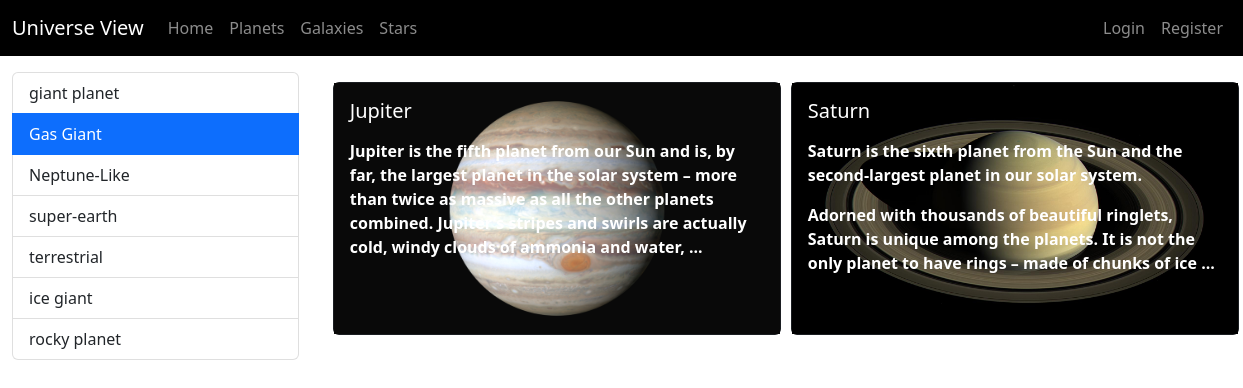
/category/gas-giant, run on the app's committed database.
### blog/models.py (models this page shows, shortened)
class Category(models.Model):
    name = models.CharField(max_length=50)
    slug = models.SlugField(null= False,blank = True,unique=True,db_index=True, editable= False)
    type = models.ForeignKey(Type,null=True, on_delete=models.CASCADE)

class Blog(models.Model):
    name = models.CharField(max_length=100)
    image = models.ImageField(upload_to="blogs")
    description = RichTextField()
    is_active = models.BooleanField(default=False)
    is_home = models.BooleanField(default=False)
    slug = models.SlugField(null= False,blank = True,unique=True,db_index=True, editable= False)
    category = models.ForeignKey(Category,null= True, on_delete=models.CASCADE)
    type = models.ForeignKey(Type,null= True, on_delete=models.CASCADE)

### blog/views.py (the view, shortened to what this page needs)
# urls.py: path("category/<slug:slug>", views.categories,name="categories"),
def categories(request,slug):
        print(slug)
        if (str(Category.objects.get(slug = slug).type) == "planet"):
            context = {
            "blogs" : Blog.objects.filter(category__slug = slug, type = 4),
            "categories" : Category.objects.filter(type = 4),
            "selected_category": slug,
            }
            return render(request, "blog/planets.html",context)

### blog/models.py (called while the page is built)
    def __str__(self):
        return f"{self.name}"

### blog/templates/blog/planets.html (shortened to what this page needs)
{% extends 'base.html' %}
{% load static %}
{% block css_files %}
    <link rel = "stylesheet" href= "{% static 'blog/css/blogsStyle.css' %}">
{% endblock %}
{% block content %}
<div class="container-fluid">
    <div class = "row">
        <div class = "col-3 mt-3">
            <div class="list-group">
                {% for category  in categories %}
                        {% if category.slug == selected_category     %}
                        <a class="list-group-item list-group-item-action active" href="{% url 'categories' category.slug %}">{{category.name}}</a>
                        {% else %}
                        <a class="list-group-item list-group-item-action" href="{% url 'categories' category.slug %}">{{category.name}}</a>
                        {% endif %}
                {% endfor %}
            </div>
        </div>
        <div class = "col-9 mt-3">
                {% if blogs|length > 0 %}
                <div class = "grid-container">
                    {% for blog in blogs %}
                    {% if blog.is_active %}
                        {% include 'blog/partials/card.html' %}
                </div>
                    {% endif %}
                    {% endfor %}
                {% else %}
                    <div class = "alert alert-warning">
                        No Planets
                    </div>
                {% endif %}
        </div>
    </div>
{% endblock %}

### blog/templates/blog/partials/card.html
{% load static %}
<div class = "grid-item">
    <a class="list-group-item list-group-item-action" href="{% url 'blog_details' blog.slug %}">
        <div class="card text-bg-dark" style="width: 28rem;" >
            <img src="{{ blog.image.url }}"  class="img-fluid" alt="" >
            <div class="card-img-overlay">
                <h5 class="card-title">
                    {{ blog.name|title }}
                </h5>
                <p class="card-text">{{blog.description|slice:"0:256"|safe}}...</p>
        </div>
    </a>
</div>

### blog/static/blog/css/blogsStyle.css (style rules this page uses)
a { color: inherit; }
.grid-container { display: grid; grid-template-columns: auto auto auto; padding: 5px; }
.grid-item { background-color: rgba(255, 255, 255, 0); padding: 5px; font-weight: bold; -webkit-text-stroke: 0px #fff; }

### data on the page
Category: name "giant planet"
Category: name "Gas Giant"
Category: name "Neptune-Like"
Category: name "super-earth"
Category: name "terrestrial"
Category: name "ice giant"
Category: name "rocky planet"
Blog: image (picture), name "Jupiter", description "Jupiter is the fifth planet from our Sun and is, by far, the largest planet in the solar system – more than twice as massive as all the other planets combined. Jupiter's stripes and swirls are actually cold, windy clouds of ammonia and water,"
Blog: image (picture), name "Saturn", description "Saturn is the sixth planet from the Sun and the second-largest planet in our solar system. Adorned with thousands of beautiful ringlets, Saturn is unique among the planets. It is not the only planet to have rings – made of chunks of ice"
